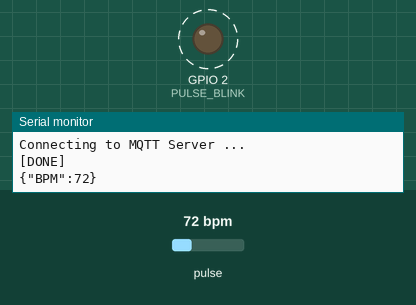
Recording of a sketch running on a simulated ESP8266 (NodeMCU). Parts: output pins drawn as LEDs (lit = HIGH), the last lines printed to the serial monitor. Dashed ring = blinking. Inputs (shaded band) come from the test bench; at power-on: pulse 72 bpm. WiFi joins after 1.5 s; servers stay silent unless stated; no MQTT or app messages arrive unless stated.

Above: at 4.2 s.
4.3 s: pulse set to 130 bpm
At 4.5 s:
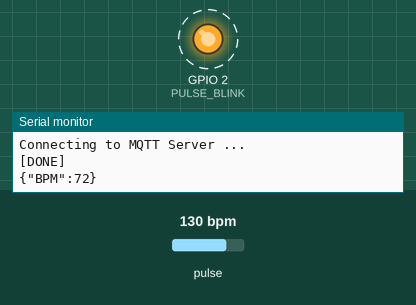
7.3 s: pulse set to 70 bpm
At 8.21 s:
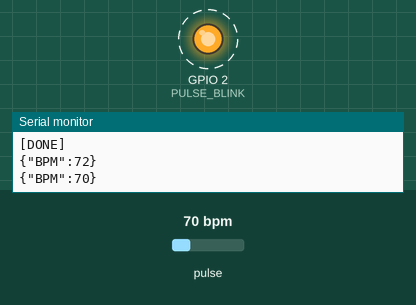
Timing chart, 0 to 16.3 s (numbered marks = the images above; inputs shaded):
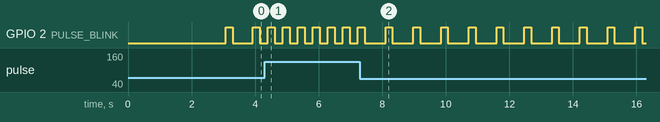

Measured:
- after the input at 4.3 s, GPIO 2 (PULSE_BLINK): alternates HIGH for 0.21 s and LOW for 0.26 s, starting after 0.10 s
- after the input at 7.3 s, GPIO 2 (PULSE_BLINK): alternates HIGH for 0.21 s and LOW for 0.66 s, starting after 0.81 s
- by itself, GPIO 2 (PULSE_BLINK): alternates HIGH for 0.21 s and LOW for 0.64 s

The sketch:

heart-rate-mqtt.ino
```cpp
#define USE_ARDUINO_INTERRUPTS false
#include <ArduinoJson.h>
#include <ESP8266WiFi.h>
#include <PubSubClient.h>
#include <PulseSensorPlayground.h>

// Wifi properties: ssid, password
// ########################################################################
char *wifiSSID = "Wifi-ssid";                      // Wifi SSID
char *wifiPassword = "wifi-password";     // Wifi password
WiFiClient wifiClient;
int wifiStatus = WL_IDLE_STATUS;
IPAddress staticIp(192, 168, 0, 200); // ip address
IPAddress subnet(255, 255, 255, 0);   // subnet mask
IPAddress gateway(192, 168, 0, 254);  // default gateway
IPAddress dns_1(1, 1, 1, 1);          // Domain name service 1
IPAddress dns_2(8, 8, 8, 8);          // Domain name service 2
unsigned long interval_check = 10000; // interval to check connection status
unsigned long currentTime = 0;        // variable to keep current time
// ########################################################################

// MQTT server properties: username, password, client_id, topic
// ########################################################################
char *username = "test";                  // username
char *password = "test";                 // password
char *client_id = "test";               // client-id
char *topic = "test";                   // topic
char MQTTServer[] = "192.168.0.223";   // MQTT server ip address
// ########################################################################

// Variables for MQTT client
// ########################################################################
PubSubClient MQTTClient(wifiClient);
unsigned long lastSend;      // last sent time
unsigned int interval = 10; // How often send data(milli seconds)
int BPM = 0;              // Beat Per Minute
int lastBPM = 1;            // last BPM
String payload;             // JSON Payload
// ########################################################################

// Variables for pulseSensor
// ########################################################################
const int OUTPUT_TYPE = SERIAL_PLOTTER;
const int PULSE_INPUT = A0; // Input
const int PULSE_BLINK = 2;    // Pin 2 is the on-board LED
const int PULSE_FADE = 16;    // Pin 16 is the on-board LED
byte samplesUntilReport;
const int THRESHOLD = 550; // Determine which Signal to "count as a beat", and which to ingore.
const byte SAMPLES_PER_SERIAL_SAMPLE = 10;
PulseSensorPlayground pulseSensor;

// ########################################################################

void setup() {
  Serial.begin(115200);                       // Set's up Serial Communication at certain speed.
  connectToWifi();                           // connect to wifi function
  MQTTClient.setServer(MQTTServer, 1883);       // set connection properties(ip, port)
  lastSend = 0;
  pulseSensorData();
  Serial.println("Connecting to MQTT Server ...");
  if (MQTTClient.connect(client_id, username, password)) {
    Serial.println("[DONE]");
  }
}

void loop() {
  currentTime = millis();
  if (millis() - currentTime >= interval_check) {
    delay(5);
    if (!MQTTClient.connected()) {
      reconnectToServer();

      currentTime = millis();
    }
  }

  readPulseData();
  if (millis() - lastSend > interval) // update and send every 1 second
  { // send data data
    lastSend = millis();
    if (BPM < 100 && BPM > 50) {
      if (!isDuplicateValue(lastBPM, BPM)) {
        makeJsonAndSend(BPM);
      }
    }
  }

  MQTTClient.loop();
}

void pulseSensorData() {
  // Configure the PulseSensor manager.
  pulseSensor.analogInput(PULSE_INPUT);
  pulseSensor.blinkOnPulse(PULSE_BLINK);
  pulseSensor.fadeOnPulse(PULSE_FADE);
  pulseSensor.setThreshold(THRESHOLD);

  // Skip the first SAMPLES_PER_SERIAL_SAMPLE in the loop().
  samplesUntilReport = SAMPLES_PER_SERIAL_SAMPLE;

  // Now that everything is ready, start reading the PulseSensor signal.
  if (!pulseSensor.begin()) {
    for (;;) {
      // Flash the led to show things didn't work.
      Serial.println("STUCK NOTHING WORKED :(");
      digitalWrite(PULSE_BLINK, LOW);
      //      delay(50);
      digitalWrite(PULSE_BLINK, HIGH);
      //      delay(50);
    }
  }
}

void readPulseData() {
  if (pulseSensor.sawNewSample()) {
    if (--samplesUntilReport == (byte) 0) {
      samplesUntilReport = SAMPLES_PER_SERIAL_SAMPLE;
      if (pulseSensor.sawStartOfBeat()) {
        pulseSensor.outputBeat();
      }
    }
    BPM = pulseSensor.getBeatsPerMinute();
  }
}


void connectToWifi() {
  WiFi.disconnect();                      // disconnect from last wifi connection
  WiFi.mode(WIFI_STA);                   // Wifi mode Station
  WiFi.config(staticIp, subnet, gateway, dns_1, dns_2); // IP settings
  WiFi.begin(wifiSSID, wifiPassword);   // connect to wifi

  Serial.println("");
  Serial.print("Connecting to (" + String(wifiSSID) + ") Access point");

  while (WiFi.status() != WL_CONNECTED) {
    Serial.print(".");
    delay(1000);
  }
  Serial.println("");
  Serial.println("[Connected to WiFi]");
  delay(1000);
}

void reconnectToServer() {
  while (!MQTTClient.connected()) {
    Serial.print("Wifi Status:");
    Serial.println(WiFi.status());

    Serial.println("Reconnecting to MQTT Server ...");

    if (MQTTClient.connect(client_id, username, password)) {
      Serial.println("[DONE]");
      delay(1000);
    }

    else {
      Serial.print("[Failed] [rc= ");
      Serial.print(MQTTClient.state());
      Serial.println(": retrying in 5 second(s)]");
      delay(5000);
    }
  }
}

bool isDuplicateValue(int oldBPM, int newBPM) {
  return (oldBPM == newBPM) ? true : false;
}

void makeJsonAndSend(int BPM) {
  DynamicJsonDocument document(1024);
  lastBPM = BPM;
  document["BPM"] = BPM;
  serializeJson(document, payload);

  // send payload
  MQTTClient.publish(topic, payload.c_str());
  Serial.println(payload);

  payload = "";
}
```
